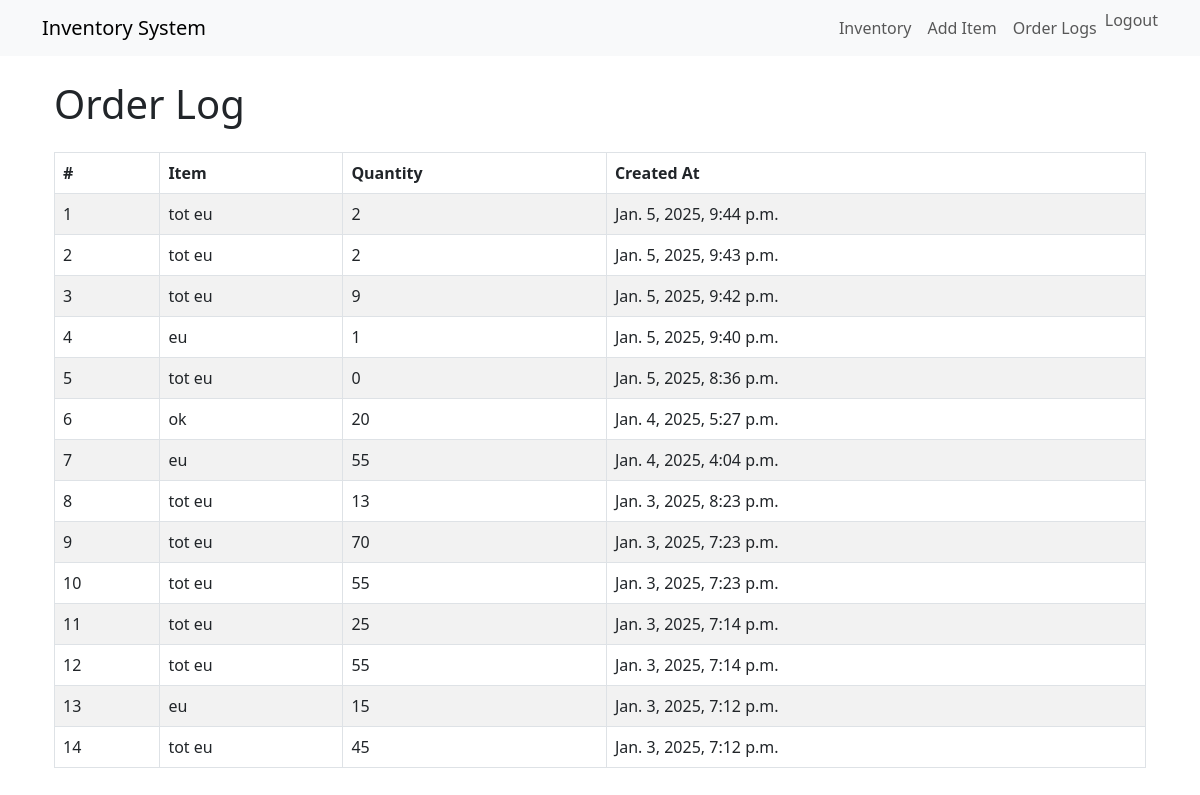
Page /inventory/order-log/ (signed in) on the committed database.
### inventory/models.py (models this page shows, shortened)
class Order(models.Model):
    item = models.ForeignKey(Item, on_delete=models.CASCADE, related_name='orders')
    quantity = models.PositiveIntegerField()
    created_at = models.DateTimeField(auto_now_add=True)

class Item(models.Model):
    name = models.CharField(max_length=255)
    quantity = models.IntegerField()
    description = models.TextField()

### inventory/views.py (the view)
# urls.py: path('order-log/', views.order_log, name='order_log'),
@login_required
@user_passes_test(is_admin)  # Restrict to admins only
def order_log(request):
    orders = Order.objects.select_related('item').order_by('-created_at')  # Latest first
    return render(request, 'inventory/order_log.html', {'orders': orders})

### inventory/views.py (called while the page is built)
def is_admin(user):
    return user.is_staff

### inventory/templates/inventory/order_log.html
{% extends 'base.html' %}
{% block content %}
<div class="container">
    <h1 class="mb-4">Order Log</h1>
    <table class="table table-bordered table-striped">
        <thead>
            <tr>
                <th>#</th>
                <th>Item</th>
                <th>Quantity</th>
                <th>Created At</th>
            </tr>
        </thead>
        <tbody>
            {% for order in orders %}
            <tr>
                <td>{{ forloop.counter }}</td>
                <td>{{ order.item.name }}</td>
                <td>{{ order.quantity }}</td>
                <td>{{ order.created_at }}</td>
            </tr>
            {% endfor %}
        </tbody>
    </table>
</div>
{% endblock %}

### rows in the picture
Order: item.name "tot eu", quantity "2", created_at "Jan. 5, 2025, 9:44 p.m."
Order: item.name "tot eu", quantity "2", created_at "Jan. 5, 2025, 9:43 p.m."
Order: item.name "tot eu", quantity "9", created_at "Jan. 5, 2025, 9:42 p.m."
Order: item.name "eu", quantity "1", created_at "Jan. 5, 2025, 9:40 p.m."
Order: item.name "tot eu", quantity "0", created_at "Jan. 5, 2025, 8:36 p.m."
Order: item.name "ok", quantity "20", created_at "Jan. 4, 2025, 5:27 p.m."
Order: item.name "eu", quantity "55", created_at "Jan. 4, 2025, 4:04 p.m."
Order: item.name "tot eu", quantity "13", created_at "Jan. 3, 2025, 8:23 p.m."
Order: item.name "tot eu", quantity "70", created_at "Jan. 3, 2025, 7:23 p.m."
Order: item.name "tot eu", quantity "55", created_at "Jan. 3, 2025, 7:23 p.m."
Order: item.name "tot eu", quantity "25", created_at "Jan. 3, 2025, 7:14 p.m."
Order: item.name "tot eu", quantity "55", created_at "Jan. 3, 2025, 7:14 p.m."
Order: item.name "eu", quantity "15", created_at "Jan. 3, 2025, 7:12 p.m."
Order: item.name "tot eu", quantity "45", created_at "Jan. 3, 2025, 7:12 p.m."
